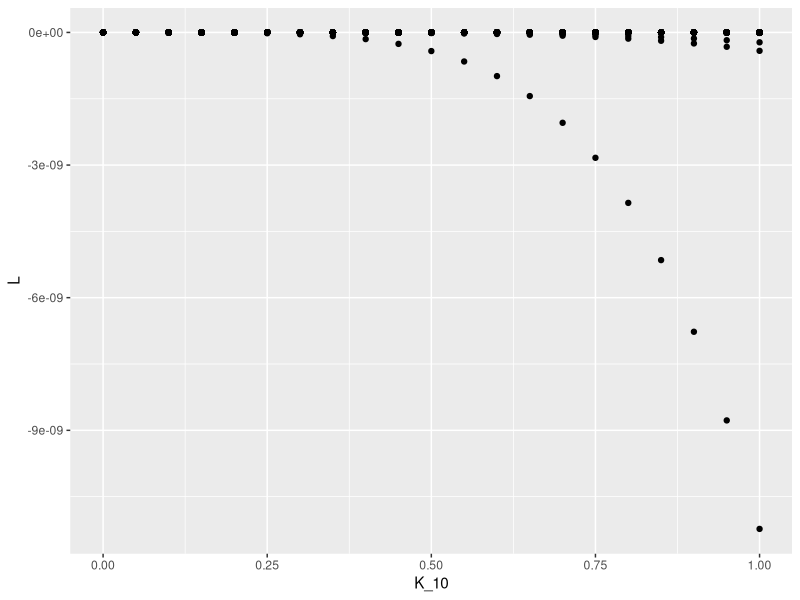

R code for this plot: (Note: this script raises an error after producing the figure.)
## ---- chunk 1
library(tidyverse)

data <- read_csv("Data/test_202510106.csv") |> 
  mutate(
    A1 = if_else(Q1 == -50,1,0),
    A2 = if_else(Q2 == 100,1,0)
  )

Mu_11 <- if_else(data$A1 == 1 & data$A2 == 1,1,0) |> mean()

Mu_10 <- if_else(data$A1 == 1 & data$A2 == 0,1,0) |> mean()

Mu_01 <- if_else(data$A1 == 0 & data$A2 == 1,1,0) |> mean()

Mu_00 <- if_else(data$A1 == 0 & data$A2 == 0,1,0) |> mean()

E <- Mu_01/(Mu_11 + Mu_01) 

K_11 <- Mu_11/((1 - E)^2)

K_01 <- (Mu_10 - K_11*(E)*(1 - E))/(1-E)

K_00 <- 0
## ---- chunk 2
library(tidyverse)

data <- read_csv("Data/test_202510106.csv") |> 
  mutate(
    A1 = if_else(Q1 == -50,1,0),
    A2 = if_else(Q2 == 100,1,0)
  )

parameter <- tibble(
  E = seq(0,1,0.05),
  K_11 = seq(0,1,0.05),
  K_10 = seq(0,1,0.05)
  ) |> 
  expand(E,K_11,K_10)

N_11 <- if_else(data$A1 == 1 & data$A2 == 1,1,0) |> sum()

N_10 <- if_else(data$A1 == 1 & data$A2 == 0,1,0) |> sum()

N_01 <- if_else(data$A1 == 0 & data$A2 == 1,1,0) |> sum()

N_00 <- if_else(data$A1 == 0 & data$A2 == 0,1,0) |> sum()

parameter$L <- rep(NA |> as.numeric(),nrow(parameter))

for (i in 1:nrow(parameter)){
  print(i)
  parameter$L[i] <- 
    ((parameter$K_11[i]*(1 - parameter$E[i])*(1 - parameter$E[i]))^N_11)*
    ((parameter$K_11[i]*(1 - parameter$E[i])*parameter$E[i])^N_01)*
    ((parameter$K_11[i]*(1 - parameter$E[i])*parameter$E[i] + 
        parameter$K_10[i]*(1 - parameter$E[i]))^N_10)*
    ((parameter$K_11[i]*parameter$E[i]*parameter$E[i] +
        parameter$K_10[i]*parameter$E[i] + (1 - parameter$K_11[i] - parameter$K_10[i]))^1)
}

parameter[parameter$L == max(parameter$L),]

parameter |> 
  ggplot(
    aes(
      x = K_10,
      y = L
    )
  ) +
  geom_point()

sort(parameter$Post,decreasing = TRUE)[36600]

CI <- parameter |> 
  filter(Post >= 4.508142e-06)

(parameter |> 
    arrange(!L))[1:10]
## ---- chunk 3
library(tidyverse)

data <- read_csv("Data/test.csv") |> 
  mutate(
    A1 = if_else(Q1 == -50,1,0),
    A2 = if_else(Q2 == 100,1,0)
  )

parameter <- tibble(
  E = seq(0,0.5,0.001),
  K_11 = seq(0.5,1,0.001)
  ) |> 
  expand(E,K_11)

N_11 <- if_else(data$A1 == 1 & data$A2 == 1,1,0) |> sum()

N_10 <- if_else(data$A1 == 1 & data$A2 == 0,1,0) |> sum()

N_01 <- if_else(data$A1 == 0 & data$A2 == 1,1,0) |> sum()

N_00 <- if_else(data$A1 == 0 & data$A2 == 0,1,0) |> sum()

parameter$L <- rep(NA |> as.numeric(),nrow(parameter))

for (i in 1:nrow(parameter)){
  print(i)
  parameter$L[i] <- 
    ((parameter$K_11[i]*(1 - parameter$E[i])*(1 - parameter$E[i]))^N_11)*
    ((parameter$K_11[i]*(1 - parameter$E[i])*parameter$E[i])^N_01)*
    ((parameter$K_11[i]*(1 - parameter$E[i])*parameter$E[i] + (1 - parameter$K_11[i])*(1 - parameter$E[i]))^N_10)
}

parameter <- parameter |> 
  mutate(
    Post = L/sum(L)
  )

parameter[parameter$Post == max(parameter$Post),]
